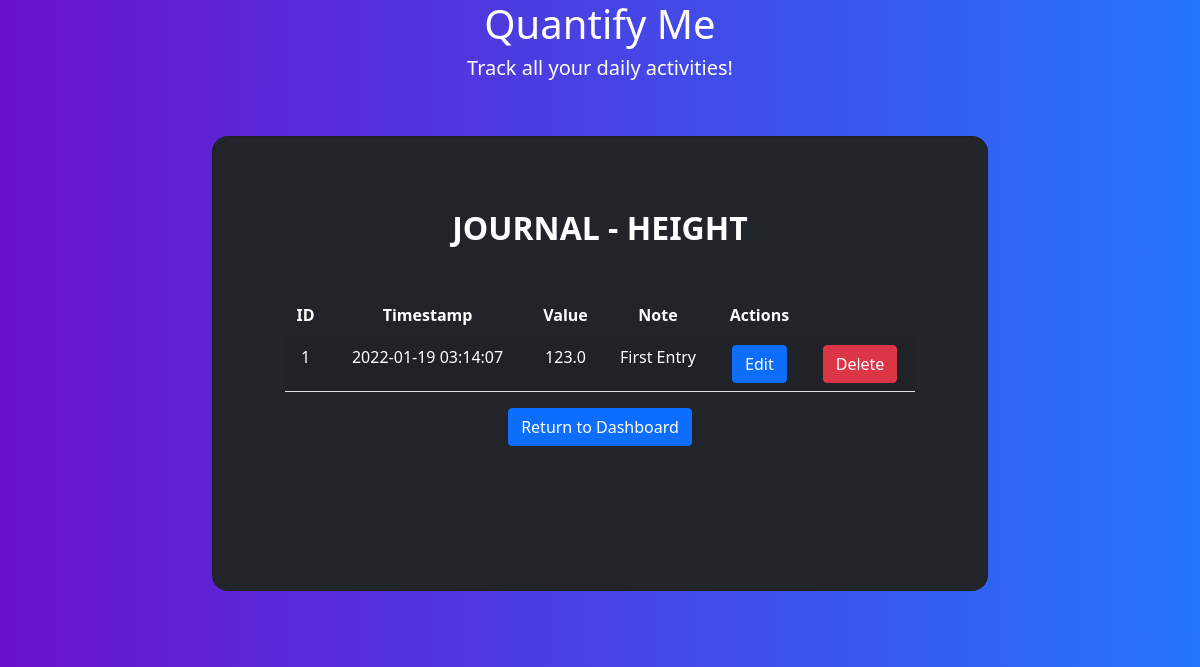
Page /trackers/Height on the earlier database version.
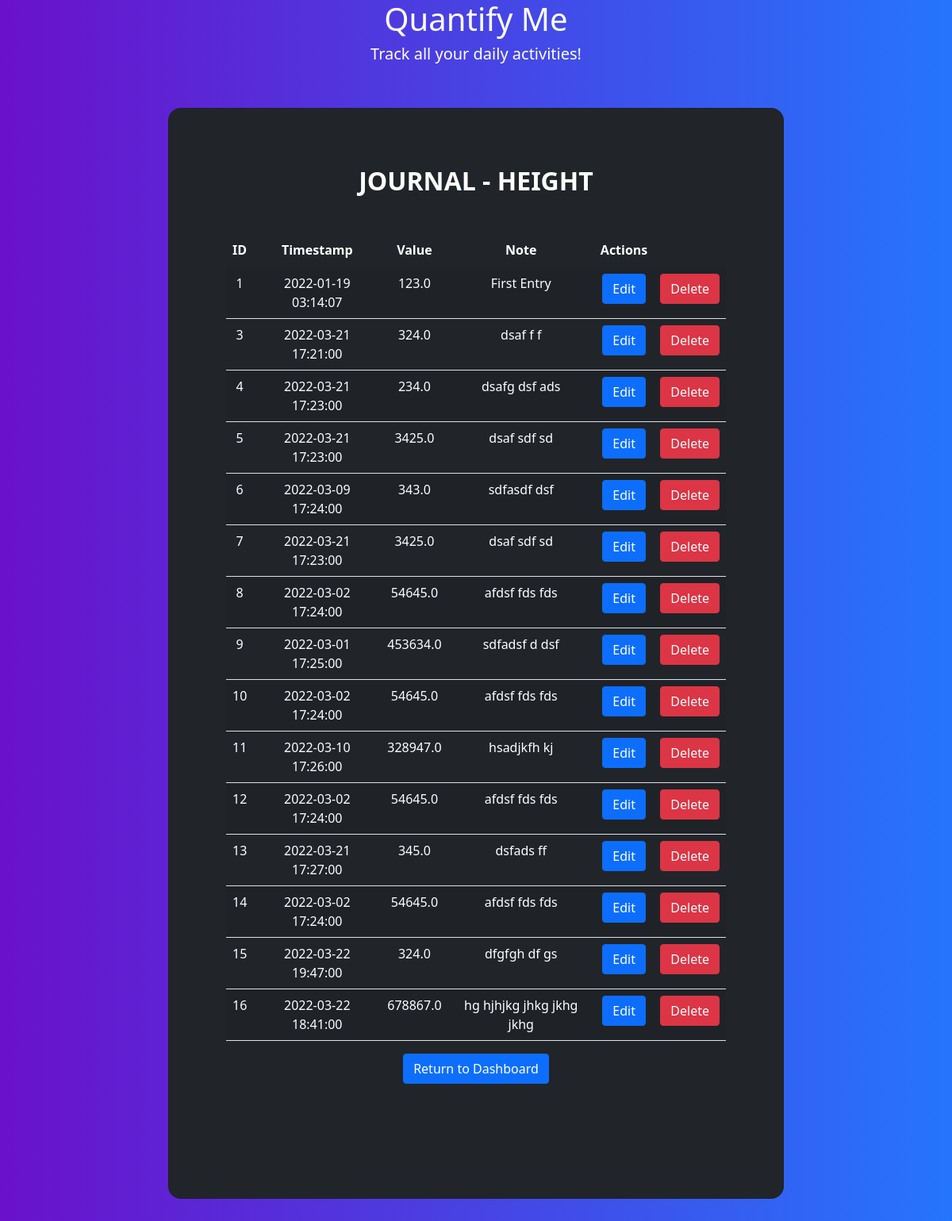
Same page on the later database version.
### app/models.py (models this page shows)
class Tracker(db.Model):
    __tablename__ = 'trackers'
    tracker_id = db.Column(db.Integer, primary_key=True, autoincrement=True)
    user_id = db.Column(db.Integer, db.ForeignKey('users.user_id'), nullable=False)
    name = db.Column(db.String(80), nullable=False)
    description = db.Column(db.Text, nullable=False)
    tracker_type = db.Column(db.Integer, nullable=False) #, db.ForeignKey('tracker_types.id'), nullable=False)
    settings = db.Column(db.Text)

class Log(db.Model):
    __tablename__ = 'logs'
    id = db.Column(db.Integer, primary_key=True, autoincrement=True)
    tracker_id = db.Column(db.Integer, db.ForeignKey('trackers.tracker_id'), nullable=False)
    user_id = db.Column(db.Integer, db.ForeignKey('users.user_id'), nullable=False)
    timestamp = db.Column(db.DateTime, nullable=False)
    value = db.Column(db.Float, nullable=False)
    note = db.Column(db.Text, nullable=False)

### app/controllers.py (the view)
@app.route('/trackers/<tracker>', methods=['GET','POST'])
def journal(tracker):
    tracker = Tracker.query.filter_by(name=tracker).first()
    logs = Log.query.filter_by(tracker_id=tracker.tracker_id).all()
    return render_template('journal.html', tracker=tracker, logs=logs)

### templates/journal.html (shortened to what this page needs)
<!DOCTYPE html>
<html lang="en">
  <head>
    <link rel="stylesheet" href="../static/bootstrap/css/bootstrap.min.css" />
    <link rel="stylesheet" href="../static/style.css" />
  </head>
  <body class="gradient-custom">
    <div class="text-center text-white">
      <h1>Quantify Me</h1>
      <h5>Track all your daily activities!</h5>
    </div>
    <section class="vh-75 gradient-custom">
      <div class="container-fluid py-5 h-100">
        <div class="row d-flex justify-content-center align-items-center h-100">
          <div class="col-12 col-md-8 col-lg-6 col-xl-8">
            <div class="card bg-dark text-white" style="border-radius: 1rem">
              <div class="card-body p-5 text-center">
                <div class="mb-md-5 mt-md-4 pb-5">
                  <h2 class="fw-bold mb-5 text-uppercase">Journal - {{ tracker.name }}</h2>
                  <div class="container">
                    <div class="row">
                      <div class="col-md-12">
                        <div class="row">
                          <div class="col-md-12">
                            <table class="table table-striped">
                              <thead>
                                <tr class="text-white">
                                  <th>ID</th>
                                  <th>Timestamp</th>
                                  <th>Value</th>
                                  <th>Note</th>
                                  <th>Actions</th>
                                </tr>
                              </thead>
                              <tbody>
                                {% for log in logs %}
                                <tr>
                                  <td class="text-white">{{ log.id }}</td>
                                  <td class="text-white">{{ log.timestamp }}</td>
                                  <td class="text-white">{{ log.value  }}</td>
                                  <td class="text-white">{{ log.note }}</td>
                                  <td>
                                    <a href="/trackers/{{tracker.name}}/{{log.id}}/edit" class="btn btn-primary"> Edit </a>
                                  </td>
                                  <td>
                                    <a href="/trackers/{{tracker.name}}/{{log.id}}/delete" class="btn btn-danger"> Delete </a>
                                  </td>
                                </tr>
                                {% endfor %}
                              </tbody>
                            </table>
                          </div>
                        </div>
                      </div>
                    </div>
                  </div>
                  <td>
                    <a href="/home" class="btn btn-primary"> Return to Dashboard </a>
                  </td>
                </div>
              </div>
            </div>
          </div>
        </div>
      </div>
    </section>
  </body>
</html>

### static/style.css (style rules this page uses)
.gradient-custom { background: #6a11cb; background: -webkit-linear-gradient(to right, rgba(106, 17, 203, 1), rgba(37, 117, 252, 1)); background: linear-gradient(to right, rgba(106, 17, 203, 1), rgba(37, 117, 252, 1)) }

Differences in the rows shown:
added Log: id "3", timestamp "2022-03-21 17:21:00", value "324.0", note "dsaf f f"
added Log: id "4", timestamp "2022-03-21 17:23:00", value "234.0", note "dsafg dsf ads"
added Log: id "5", timestamp "2022-03-21 17:23:00", value "3425.0", note "dsaf sdf sd"
added Log: id "6", timestamp "2022-03-09 17:24:00", value "343.0", note "sdfasdf dsf"
added Log: id "7", timestamp "2022-03-21 17:23:00", value "3425.0", note "dsaf sdf sd"
added Log: id "8", timestamp "2022-03-02 17:24:00", value "54645.0", note "afdsf fds fds"
added Log: id "9", timestamp "2022-03-01 17:25:00", value "453634.0", note "sdfadsf d dsf"
added Log: id "10", timestamp "2022-03-02 17:24:00", value "54645.0", note "afdsf fds fds"
added Log: id "11", timestamp "2022-03-10 17:26:00", value "328947.0", note "hsadjkfh kj"
added Log: id "12", timestamp "2022-03-02 17:24:00", value "54645.0", note "afdsf fds fds"
added Log: id "13", timestamp "2022-03-21 17:27:00", value "345.0", note "dsfads ff"
added Log: id "14", timestamp "2022-03-02 17:24:00", value "54645.0", note "afdsf fds fds"
added Log: id "15", timestamp "2022-03-22 19:47:00", value "324.0", note "dfgfgh df gs"
added Log: id "16", timestamp "2022-03-22 18:41:00", value "678867.0", note "hg hjhjkg jhkg jkhg jkhg"
